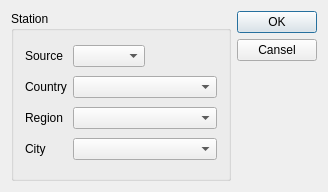
<?xml version="1.0" encoding="UTF-8"?>
<ui version="4.0">
 <class>Setting</class>
 <widget class="QDialog" name="Setting">
  <property name="geometry">
   <rect>
    <x>0</x>
    <y>0</y>
    <width>328</width>
    <height>192</height>
   </rect>
  </property>
  <property name="windowTitle">
   <string>Setting</string>
  </property>
  <layout class="QHBoxLayout" name="horizontalLayout">
   <item>
    <widget class="QGroupBox" name="groupBox">
     <property name="title">
      <string>Station</string>
     </property>
     <layout class="QGridLayout" name="gridLayout">
      <item row="0" column="0">
       <widget class="QLabel" name="label">
        <property name="text">
         <string>Source</string>
        </property>
       </widget>
      </item>
      <item row="0" column="1">
       <widget class="QComboBox" name="sourceCombo"/>
      </item>
      <item row="0" column="2">
       <spacer name="horizontalSpacer">
        <property name="orientation">
         <enum>Qt::Horizontal</enum>
        </property>
        <property name="sizeHint" stdset="0">
         <size>
          <width>55</width>
          <height>20</height>
         </size>
        </property>
       </spacer>
      </item>
      <item row="1" column="0">
       <widget class="QLabel" name="label_2">
        <property name="text">
         <string>Country</string>
        </property>
       </widget>
      </item>
      <item row="1" column="1" colspan="2">
       <widget class="QComboBox" name="countryCombo"/>
      </item>
      <item row="2" column="0">
       <widget class="QLabel" name="label_3">
        <property name="text">
         <string>Region</string>
        </property>
       </widget>
      </item>
      <item row="2" column="1" colspan="2">
       <widget class="QComboBox" name="regionCombo"/>
      </item>
      <item row="3" column="0">
       <widget class="QLabel" name="label_4">
        <property name="text">
         <string>City</string>
        </property>
       </widget>
      </item>
      <item row="3" column="1" colspan="2">
       <widget class="QComboBox" name="cityCombo"/>
      </item>
     </layout>
    </widget>
   </item>
   <item>
    <layout class="QVBoxLayout" name="verticalLayout">
     <item>
      <widget class="QPushButton" name="okButton">
       <property name="text">
        <string>OK</string>
       </property>
      </widget>
     </item>
     <item>
      <widget class="QPushButton" name="canselButton">
       <property name="text">
        <string>Cansel</string>
       </property>
      </widget>
     </item>
     <item>
      <spacer name="verticalSpacer">
       <property name="orientation">
        <enum>Qt::Vertical</enum>
       </property>
       <property name="sizeHint" stdset="0">
        <size>
         <width>20</width>
         <height>40</height>
        </size>
       </property>
      </spacer>
     </item>
    </layout>
   </item>
  </layout>
 </widget>
 <layoutdefault spacing="6" margin="11"/>
 <tabstops>
  <tabstop>sourceCombo</tabstop>
  <tabstop>countryCombo</tabstop>
  <tabstop>regionCombo</tabstop>
  <tabstop>cityCombo</tabstop>
  <tabstop>okButton</tabstop>
  <tabstop>canselButton</tabstop>
 </tabstops>
 <resources/>
 <connections>
  <connection>
   <sender>canselButton</sender>
   <signal>clicked()</signal>
   <receiver>Setting</receiver>
   <slot>reject()</slot>
   <hints>
    <hint type="sourcelabel">
     <x>286</x>
     <y>46</y>
    </hint>
    <hint type="destinationlabel">
     <x>285</x>
     <y>89</y>
    </hint>
   </hints>
  </connection>
  <connection>
   <sender>okButton</sender>
   <signal>clicked()</signal>
   <receiver>Setting</receiver>
   <slot>accept()</slot>
   <hints>
    <hint type="sourcelabel">
     <x>307</x>
     <y>14</y>
    </hint>
    <hint type="destinationlabel">
     <x>316</x>
     <y>93</y>
    </hint>
   </hints>
  </connection>
  <connection>
   <sender>sourceCombo</sender>
   <signal>currentIndexChanged(int)</signal>
   <receiver>Setting</receiver>
   <slot>sourceChanged(int)</slot>
   <hints>
    <hint type="sourcelabel">
     <x>113</x>
     <y>53</y>
    </hint>
    <hint type="destinationlabel">
     <x>297</x>
     <y>140</y>
    </hint>
   </hints>
  </connection>
  <connection>
   <sender>countryCombo</sender>
   <signal>currentIndexChanged(int)</signal>
   <receiver>Setting</receiver>
   <slot>countryChanged(int)</slot>
   <hints>
    <hint type="sourcelabel">
     <x>198</x>
     <y>91</y>
    </hint>
    <hint type="destinationlabel">
     <x>269</x>
     <y>125</y>
    </hint>
   </hints>
  </connection>
  <connection>
   <sender>regionCombo</sender>
   <signal>currentIndexChanged(int)</signal>
   <receiver>Setting</receiver>
   <slot>regionChanged(int)</slot>
   <hints>
    <hint type="sourcelabel">
     <x>149</x>
     <y>124</y>
    </hint>
    <hint type="destinationlabel">
     <x>263</x>
     <y>163</y>
    </hint>
   </hints>
  </connection>
  <connection>
   <sender>okButton</sender>
   <signal>clicked()</signal>
   <receiver>Setting</receiver>
   <slot>okClicked()</slot>
   <hints>
    <hint type="sourcelabel">
     <x>261</x>
     <y>14</y>
    </hint>
    <hint type="destinationlabel">
     <x>262</x>
     <y>68</y>
    </hint>
   </hints>
  </connection>
 </connections>
 <slots>
  <slot>sourceChanged(int)</slot>
  <slot>countryChanged(int)</slot>
  <slot>regionChanged(int)</slot>
  <slot>okClicked()</slot>
 </slots>
</ui>
